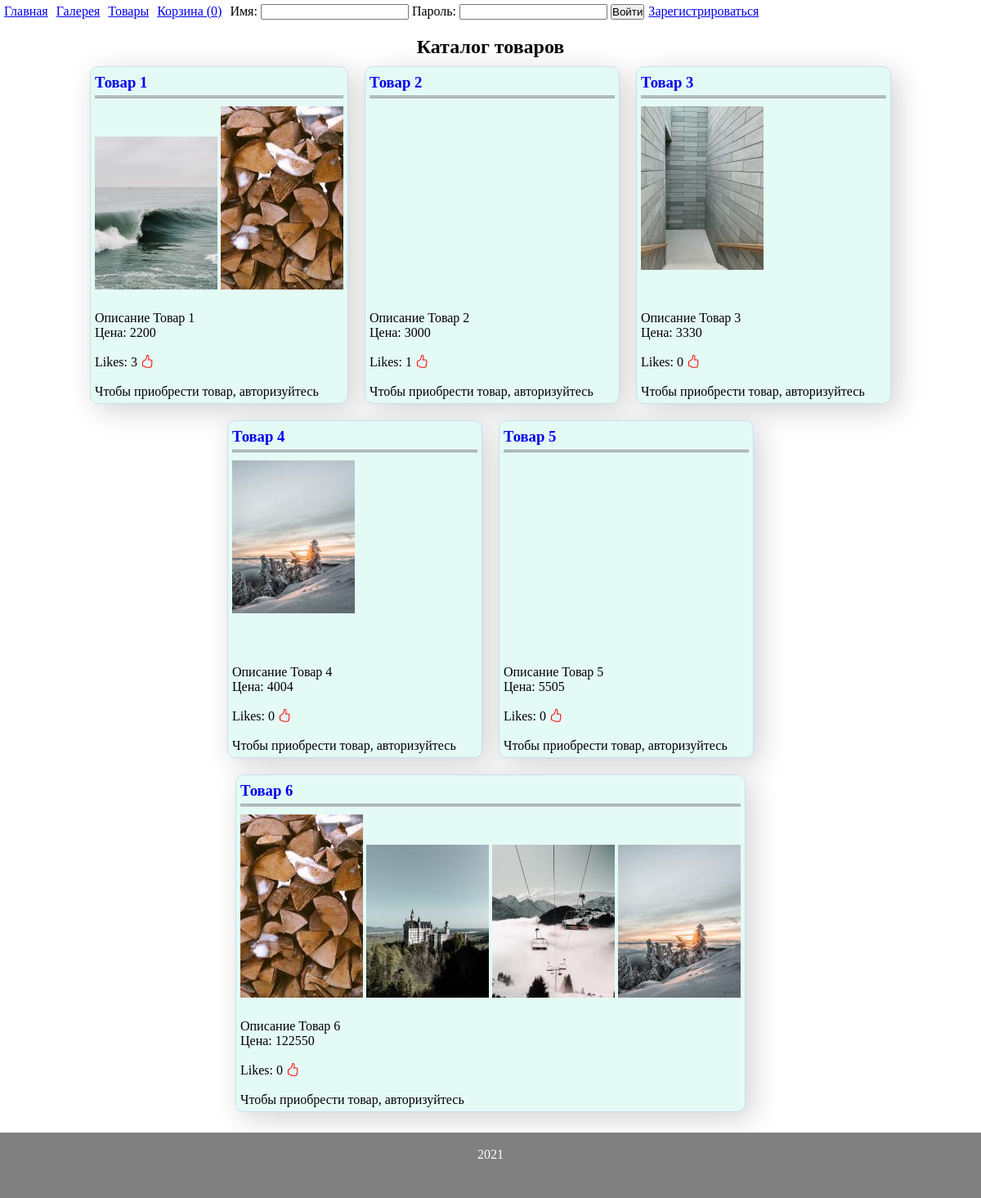
Page /products on the committed database.
### tables this page shows
CREATE TABLE `products` (
  `id` int(11) NOT NULL,
  `name` mediumtext NOT NULL,
  `description` mediumtext NOT NULL,
  `more_description` text NOT NULL,
  `price` int(11) NOT NULL,
  `likes` int(1) NOT NULL DEFAULT '0'
);

CREATE TABLE `pictures` (
  `id` int(11) NOT NULL,
  `id_products` int(11) NOT NULL,
  `image` mediumtext NOT NULL,
  `size` int(11) NOT NULL
);

### engine/db_connections.php (called while the page is built, shortened)
<?php
function getConnect() {
    static $db = null;
    if (is_null($db)) {
        $db = @mysqli_connect(DB_HOST . ':' . DB_PORT, DB_USERNAME, DB_PASSWORD, DB_DATABASE) or die("Ошибка " . mysqli_connect_error());
    }
    return $db;
}
function getDBRequest($request) {
    $res = @mysqli_query(getConnect(), $request) or die(mysqli_error(getConnect()));
    if ($res === true) {
        $row = true;
    } else if (isset($res->num_rows)) {
        $row = mysqli_fetch_all($res, MYSQLI_ASSOC);
    } else {
        $row = false;
    }
    return $row;
}

### models/basket.php (called while the page is built, shortened)
<?php
function countInBasket($sessionId) {
    $count =  getDBRequest("SELECT COUNT(id_products) AS count FROM basket WHERE id_session='{$sessionId}'");
    return $count[0]['count'];
}

### engine/controller.php (called while the page is built, shortened)
<?php
function prepareVariables($url_array) {
    if ($url_array['main_page'] == "") {
        $params['page'] = 'index';
    } else {
        $params['page'] = $url_array['main_page'];
    }
    $params['countP'] = countInBasket(session_id());
    $params['username'] = hasUser($_SESSION['username'])['username'];
    $params['layout'] = 'app';
    switch ($params['page']) {
        case 'products':
            $params['page'] = implode('/', ['catalog', $url_array['main_page']]);
            $params['products'] = getProducts();
            $params['pictures'] = getPictures();
            break;
    }
    return $params;
}

### models/users.php (called while the page is built, shortened)
<?
function secUser($user = null) {
    (is_null($user)) ? $user = $_POST['username'] : true;
    return strip_tags(htmlspecialchars(mysqli_real_escape_string(getConnect(), $user)));
}
function secPassword($pass) {
    return password_hash($pass, PASSWORD_DEFAULT);
}
function hasUser($req) {
    $user = getDBRequest("SELECT * FROM users WHERE username='{$req}'");
    if ($req === $user[0]['username']) {
        $user[0]['role'] = secPassword($user[0]['role']);
        return $user[0];
    } else {
        return false;
    }
}
function is_admin($session) {
    $session = secUser($session);
    $role = getDBRequest("SELECT role FROM users WHERE username='{$session}'")[0];
    return password_verify('admin', $role['role']);
}

### models/products.php (called while the page is built, shortened)
<?php
function getProducts($limit = null) {
    if (is_null($limit)) {
        return getDBRequest('SELECT * FROM products');
    } else {
        return getDBRequest("SELECT * FROM products LIMIT {$limit}");
    }
}
function getPictures() {
    return getDBRequest('SELECT * FROM pictures');
}

### templates/catalog/products.php (the view, shortened to what this page needs)
<div class="titlePage">
    <h2>Каталог товаров</h2>
</div>
<div class="productGallery">
    <?php if (!empty($products)):
        foreach ($products as $item): ?>
            <div class="productCard">
                <form action="/buy" method="post">
                        <a href="/item/<?=$item['id']?>" style="text-decoration: none;">
                                <h3><?=$item['name']?></h3>
                                <div class="productImg">
                                <?php if(!empty($pictures)): ?>
                                    <?php foreach($pictures as $pic): ?>
                                        <?php if($pic['id_products'] == $item['id']): ?>
                                            <img src='/img/products/tmb/<?=$pic['image']?>' width="150" alt="">
                                        <?php endif; ?>
                                    <?php endforeach; ?>
                                <?php endif; ?>
                                </div>
                        </a>
                            <div class="productDescription">
                                <span><?=$item['description']?></span>
                                <span>Цена: <?=$item['price']?></span>
                                <input type="hidden" value="<?=$item['price']?>" name="price"><br>
                                <span>Likes: <span id="<?=$item['id']?>"><?=$item['likes']?></span>
                                <i style="color: red;" class="bi bi-hand-thumbs-up like" data-id="<?=$item['id']?>"></i>
                            </div>
                        <br>
                        <?php if ($username): ?>
                            <button type="submit">Купить</button>
                        <?php else: ?>
                            <div>Чтобы приобрести товар, авторизуйтесь</div>
                        <?php endif; ?>
                </form>
            </div>
    <?php endforeach;
        endif; ?>
</div>

### public/index.php (shortened to what this page needs)
<?php
$urlArray = explode('/', $_SERVER['REQUEST_URI']);
$url_array['main_page'] = $urlArray[1];
$params = prepareVariables($url_array);
if (isset($params['page'])) {
    $page = $params['page'];
    unset($params['page']);
}
echo render($page, $params);

### engine/functions.php (shortened to what this page needs)
<?php
function render($page, $params) {
    $year = date('Y');
    return renderTemplate(LAYOUTS_DIR . $params['layout'], [
        'menu' => renderTemplate('/layouts/menu', $params),
        'auth' => renderTemplate('/layouts/auth', $params),
        'content' => renderTemplate($page, $params),
        'year' => $year
    ]);
}
function renderTemplate($page, $params = []) {
    $fileName = TEMPLATES_DIR . $page . ".php";
    if (file_exists($fileName)) {
        include $fileName;
    }
    return ob_get_clean();
}

### templates/layouts/menu.php
<?php
$nav = [
    [
        'title' => 'Главная',
        'uri' => '/'
    ],
    [
        'title' => 'Галерея',
        'uri' => '/gallery'
    ],
    [
        'title' => "Товары",
        'uri' => '#',
        'subitems' => [
            [
                'title' => 'Каталог',
                'uri' => "/products"
            ],
            [
                'title' => 'Добавить в каталог',
                'uri' => "/edit-item"
            ]
        ]
    ],
    [
        'title' => "Корзина (".$countP.")",
        'uri' => '/basket'
    ],
    [
        'title' => "Админка",
        'uri' => '#',
        'role' => 'admin',
        'subitems' => [
            [
                'title' => 'Все заказы',
                'uri' => "/allbuyers"
            ]
        ]
    ]
];
echo setMenu($nav, $username);

### models/menu.php
<?php
function setMenu($arrMenu, $username) {
    $strOut = '<ul>';
        foreach ($arrMenu as $key) {
            if ((isset($key['role']) && is_admin($username)) || !isset($key['role'])) {
                $strOut .= "<li><a href=\"{$key['uri']}\">{$key['title']}</a>";
                if (isset($key['subitems'])) {
                    $strOut .= "<ul>";
                    $strOut .= setMenu($key['subitems'], $username);
                    $strOut .= "</ul>";
                }
                $strOut .= "</li>";
            }
        }
    $strOut .= '</ul>';
    return $strOut;
}

### templates/layouts/auth.php
<div class="n-auth">
    <?php if ($username): ?>
        <span>Добро пожаловать, <?=$username?></span>
        <div style="padding-left: 5px;"><a href="/logout">Выйти</a></div>
    <?php else: ?>
        <form action="/auth" method="post">
        Имя:
        <input type="text" name="username">
        Пароль:
        <input type="password" name="password">
        <button type="submit">Войти</button>
        </form>
        <div class="b-auth">
            <a href="/register">Зарегистрироваться</a>
        </div>
    <?php endif; ?>
</div>

### templates/layouts/app.php (shortened to what this page needs)
<!DOCTYPE html>
<html lang="ru">
    <head>
        <link rel="stylesheet" href="/css/main.css?<?php echo rand(0, 99999)?>">
    </head>
    <body>
        <nav>
            <?=$menu?>
            <?=$auth?>
        </nav>
            <?=$content?>
        <footer>
            <div class="year">
                <?=$year?>
            </div>
        </footer>
    </body>
</html>

### public/css/main.css (style rules this page uses)
* { margin: 0; padding: 0; }
body { display: -webkit-box; display: -ms-flexbox; display: flex; -webkit-box-orient: vertical; -webkit-box-direction: normal; -ms-flex-direction: column; flex-direction: column; }
nav { display: -webkit-box; display: -ms-flexbox; display: flex; }
.n-auth { padding: 5px; display: -webkit-box; display: -ms-flexbox; display: flex; }
.b-auth { padding-left: 5px; }
nav ul { display: -webkit-box; display: -ms-flexbox; display: flex; list-style-type: none; }
nav li { padding: 5px; }
h1, h2, footer { margin-top: 15px; }
.titlePage { text-align: center; }
.productGallery { display: -webkit-box; display: -ms-flexbox; display: flex; -ms-flex-wrap: wrap; flex-wrap: wrap; -webkit-box-pack: center; -ms-flex-pack: center; justify-content: center; }
.productGallery h3 { border-bottom: 3px double gray; margin: 3px 0 10px 0; padding-bottom: 5px; }
.productCard { margin: 10px; padding: 5px; background-color: #e4faf5; border: solid 1px #cbdcf0; border-radius: 10px; -webkit-box-shadow: 8px 8px 35px lightgray; box-shadow: 8px 8px 35px lightgray; min-width: 300px; }
.productImg { height: 250px; }
.productDescription { display: -ms-grid; display: grid; }
form { margin: 0 auto; }
footer { text-align: center; background-color: grey; color: white; height: 10vh; white-space: pre-line; display: -webkit-box; display: -ms-flexbox; display: flex; -webkit-box-pack: center; -ms-flex-pack: center; justify-content: center; }

### rows in the picture
products: name "Товар 1", description "Описание Товар 1", price "2200", likes "3"
pictures: image (picture)
pictures: image (picture)
products: name "Товар 2", description "Описание Товар 2", price "3000", likes "1"
products: name "Товар 3", description "Описание Товар 3", price "3330", likes "0"
pictures: image (picture)
products: name "Товар 4", description "Описание Товар 4", price "4004", likes "0"
pictures: image (picture)
products: name "Товар 5", description "Описание Товар 5", price "5505", likes "0"
products: name "Товар 6", description "Описание Товар 6", price "122550", likes "0"
pictures: image (picture)
pictures: image (picture)
pictures: image (picture)
pictures: image (picture)

### other values in the picture
$key['title'] "Главная"
$key['title'] "Галерея"
$key['title'] "Товары"
$key['title'] "Корзина (0)"
